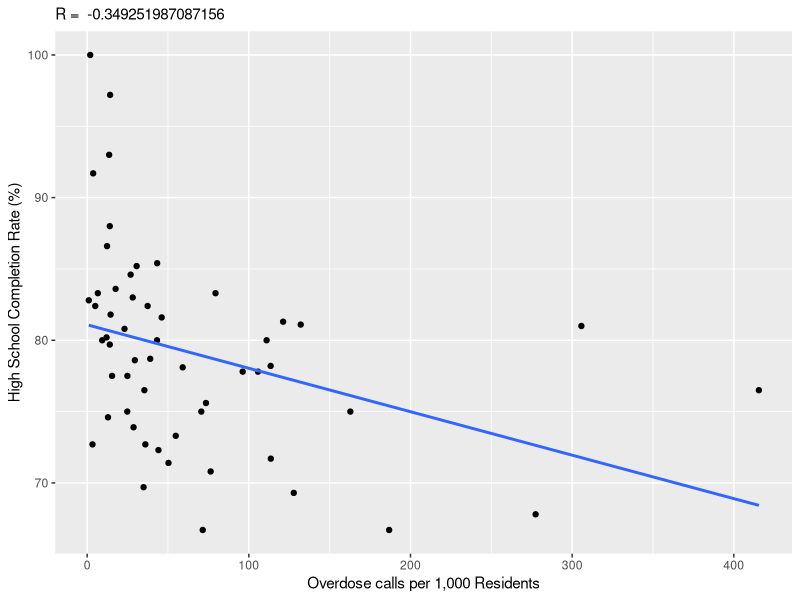
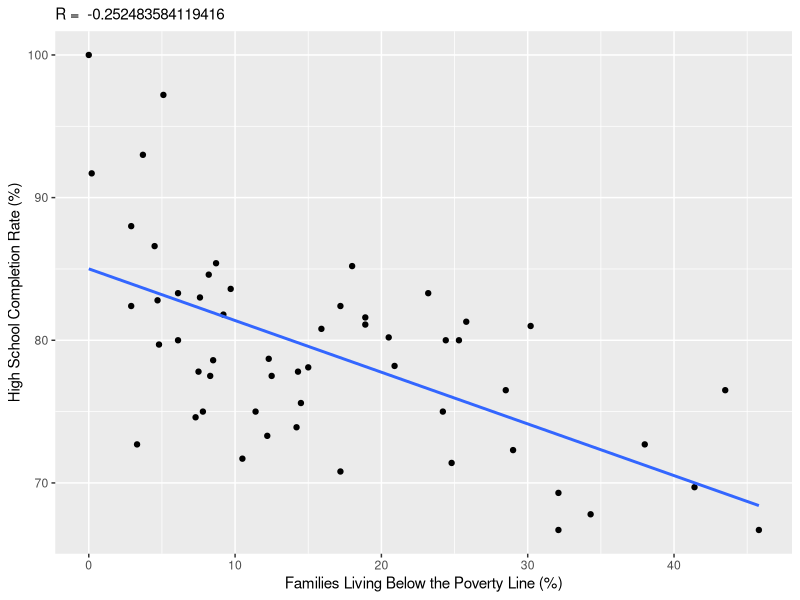
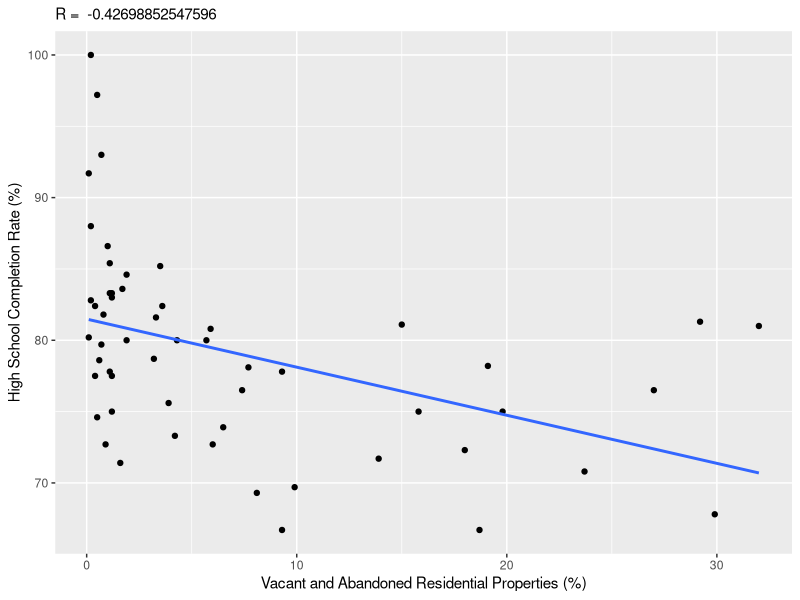
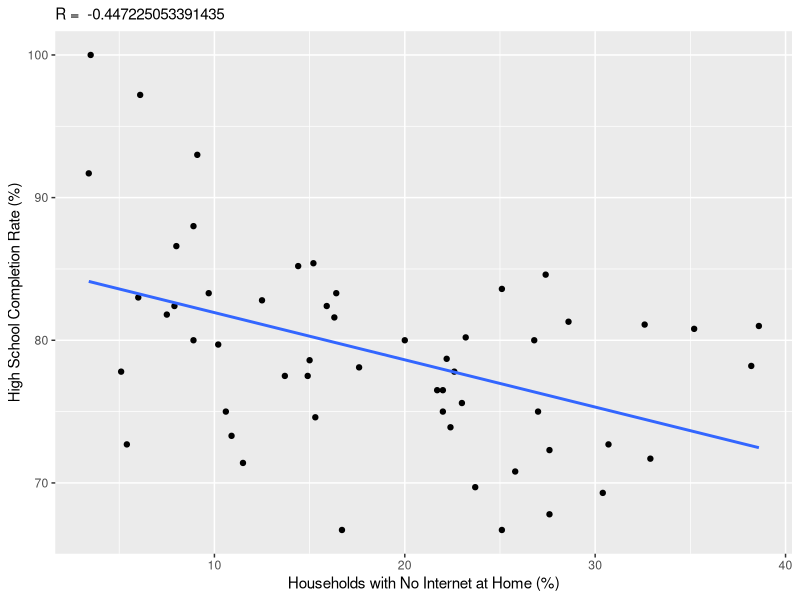
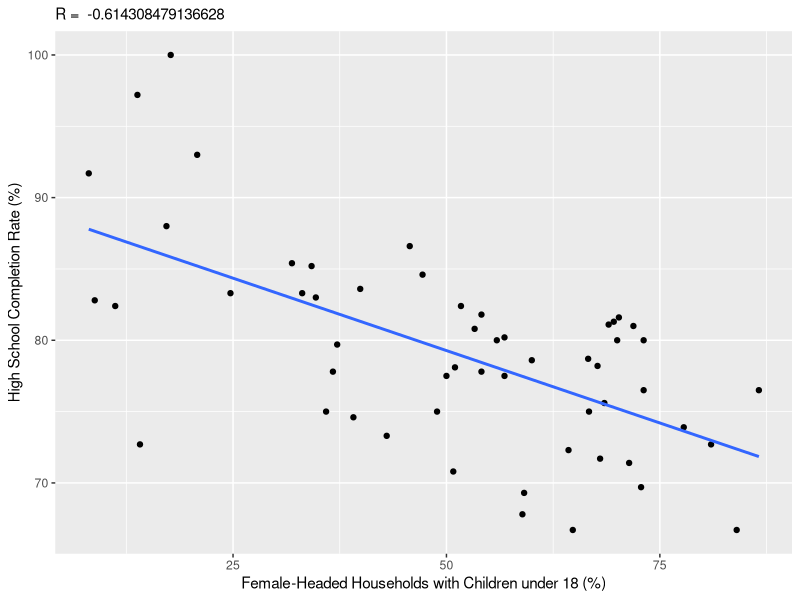
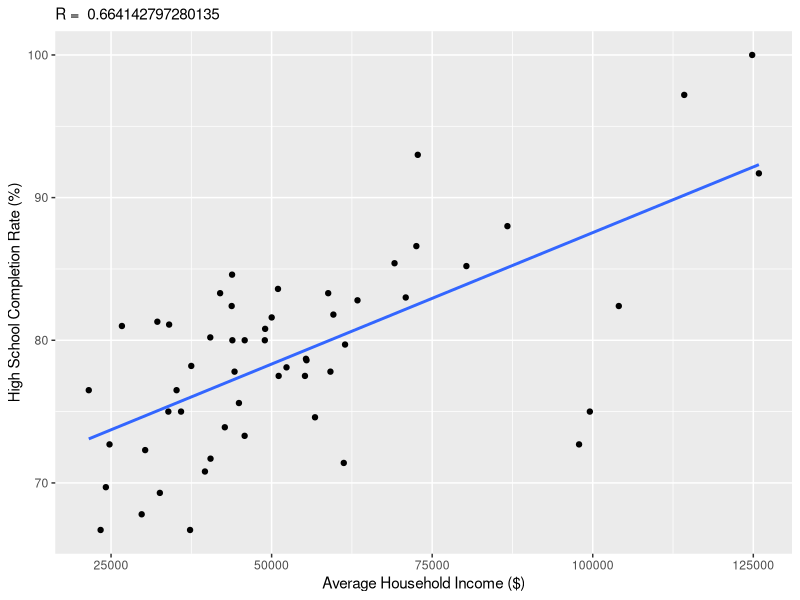
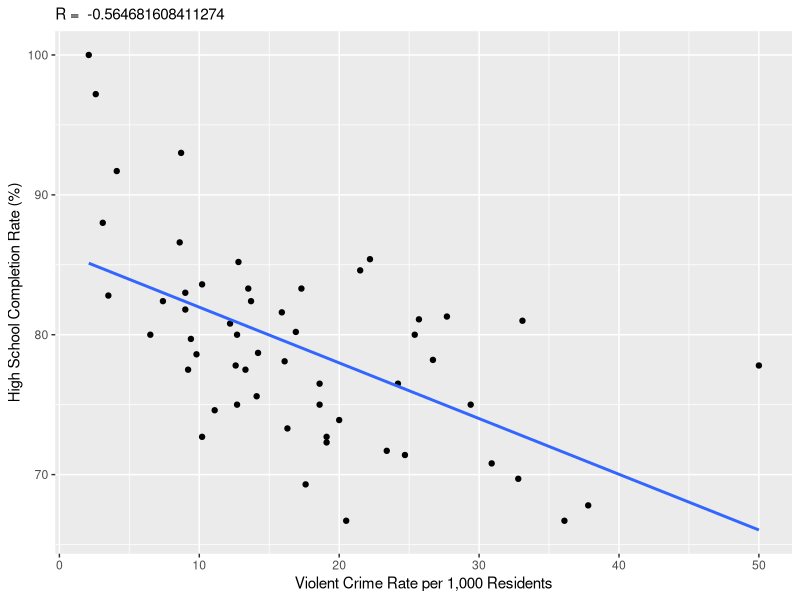
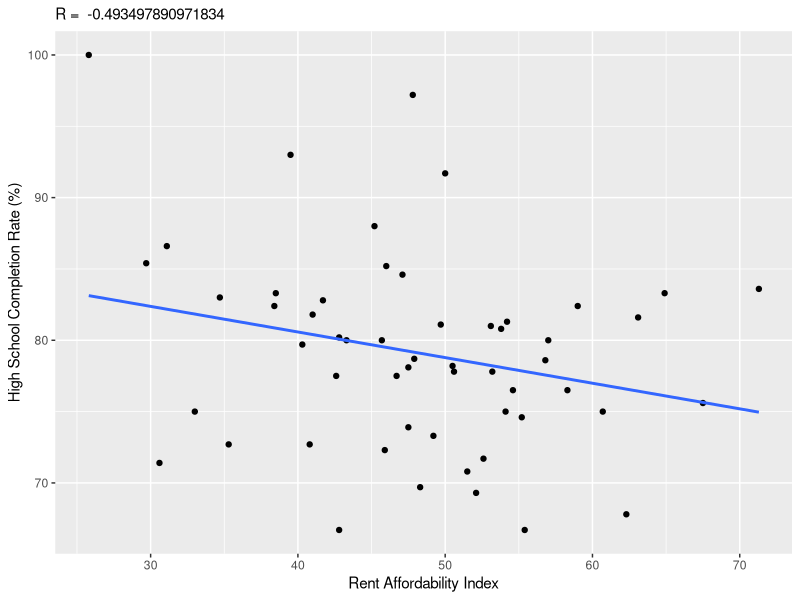

Generate these figures, in order, with R: (Note: this script raises an error after producing the figures.)
## ---- chunk 1
knitr::opts_chunk$set(echo = TRUE)
library(ggplot2)
## ---- chunk 2
graduation <- read.csv('graduation.csv')
## ---- chunk 3
head(graduation,55)
## ---- chunk 4
summary(graduation)
## ---- chunk 5
calculate_R <- function(column) {
  c <- column
  n <- 55
  x <- 0
  y <- 0
  xx <- 0
  yy <- 0
  xy <- 0
  for (i in 1:n) {
    x = x + graduation[i,c]
    y <- y + graduation[i,3]
    xx <- xx + graduation[i,c]^2
    yy <- yy + graduation[i,3]^2
    xy <- xy + graduation[i,c] * graduation[i,3]
  }
  R <- (n*xy - x*y) / sqrt((n*xx - x^2) * (n*yy - y^2))
  return(R)
}
## ---- chunk 6
ggplot(data = graduation, aes(x = Narcotics_Calls, y = Completion_Rate)) + 
  geom_point() +
  geom_smooth(method = lm, se = FALSE) +
  labs(x = "Overdose calls per 1,000 Residents", y = "High School Completion Rate (%)", subtitle = paste("R = ", calculate_R(2)))
## ---- chunk 7
ggplot(data = graduation, aes(x = Poverty, y = Completion_Rate)) + 
  geom_point() +
  geom_smooth(method = lm, se = FALSE) +
  labs(x = "Families Living Below the Poverty Line (%)", y = "High School Completion Rate (%)", subtitle = paste("R = ", calculate_R(13)))
## ---- chunk 8
ggplot(data = graduation, aes(x = Vacant, y = Completion_Rate)) + 
  geom_point() +
  geom_smooth(method = lm, se = FALSE) + 
  labs(x = "Vacant and Abandoned Residential Properties (%)", y = "High School Completion Rate (%)", subtitle = paste("R = ", calculate_R(9)))
## ---- chunk 9
ggplot(data = graduation, aes(x = No_Internet, y = Completion_Rate)) + 
  geom_point() +
  geom_smooth(method = lm, se = FALSE) + 
  labs(x = "Households with No Internet at Home (%)", y = "High School Completion Rate (%)", subtitle = paste("R = ", calculate_R(6)))
## ---- chunk 10
ggplot(data = graduation, aes(x = Female_Led, y = Completion_Rate)) + 
  geom_point() +
  geom_smooth(method = lm, se = FALSE) + 
  labs(x = "Female-Headed Households with Children under 18 (%)", y = "High School Completion Rate (%)", subtitle = paste("R = ", calculate_R(8)))
## ---- chunk 11
ggplot(data = graduation, aes(x = Household_Income, y = Completion_Rate)) + 
  geom_point() +
  geom_smooth(method = lm, se = FALSE) + 
  labs(x = "Average Household Income ($)", y = "High School Completion Rate (%)", subtitle = paste("R = ", calculate_R(11)))
## ---- chunk 12
ggplot(data = graduation, aes(x = Violent_Crime, y = Completion_Rate)) + 
  geom_point() +
  geom_smooth(method = lm, se = FALSE) + 
  labs(x = "Violent Crime Rate per 1,000 Residents", y = "High School Completion Rate (%)", subtitle = paste("R = ", calculate_R(10)))
## ---- chunk 13
ggplot(data = graduation, aes(x = Rent_Affordability, y = Completion_Rate)) + 
  geom_point() +
  geom_smooth(method = lm, se = FALSE) + 
  labs(x = "Rent Affordability Index", y = "High School Completion Rate (%)", subtitle = paste("R = ", calculate_R(15)))
## ---- chunk 14
ggplot(data = graduation, aes(x = Not_in_Labor_Force, y = Completion_Rate)) + 
  geom_point() +
  geom_smooth(method = lm, se = FALSE) + 
  labs(x = "Percent Population 16-64 Not in Labor Force", y = "High School Completion Rate (%)", subtitle = paste("R = ", calculate_R(16)))
## ---- chunk 15
ggplot(data = graduation, aes(x = Percent_Black, y = Completion_Rate)) + 
  geom_point() +
  geom_smooth(method = lm, se = FALSE) + 
  labs(x = "Percent of Residents - Black/African-American (Non-Hispanic)", y = "High School Completion Rate (%)", subtitle = paste("R = ", calculate_R(17)))
## ---- chunk 16
ggplot(data = graduation, aes(x = Percent_White, y = Completion_Rate)) + 
  geom_point() +
  geom_smooth(method = lm, se = FALSE) + 
  labs(x = "Percent of Residents - White/Caucasian (Non-Hispanic)", y = "High School Completion Rate (%)", subtitle = paste("R = ", calculate_R(18)))
